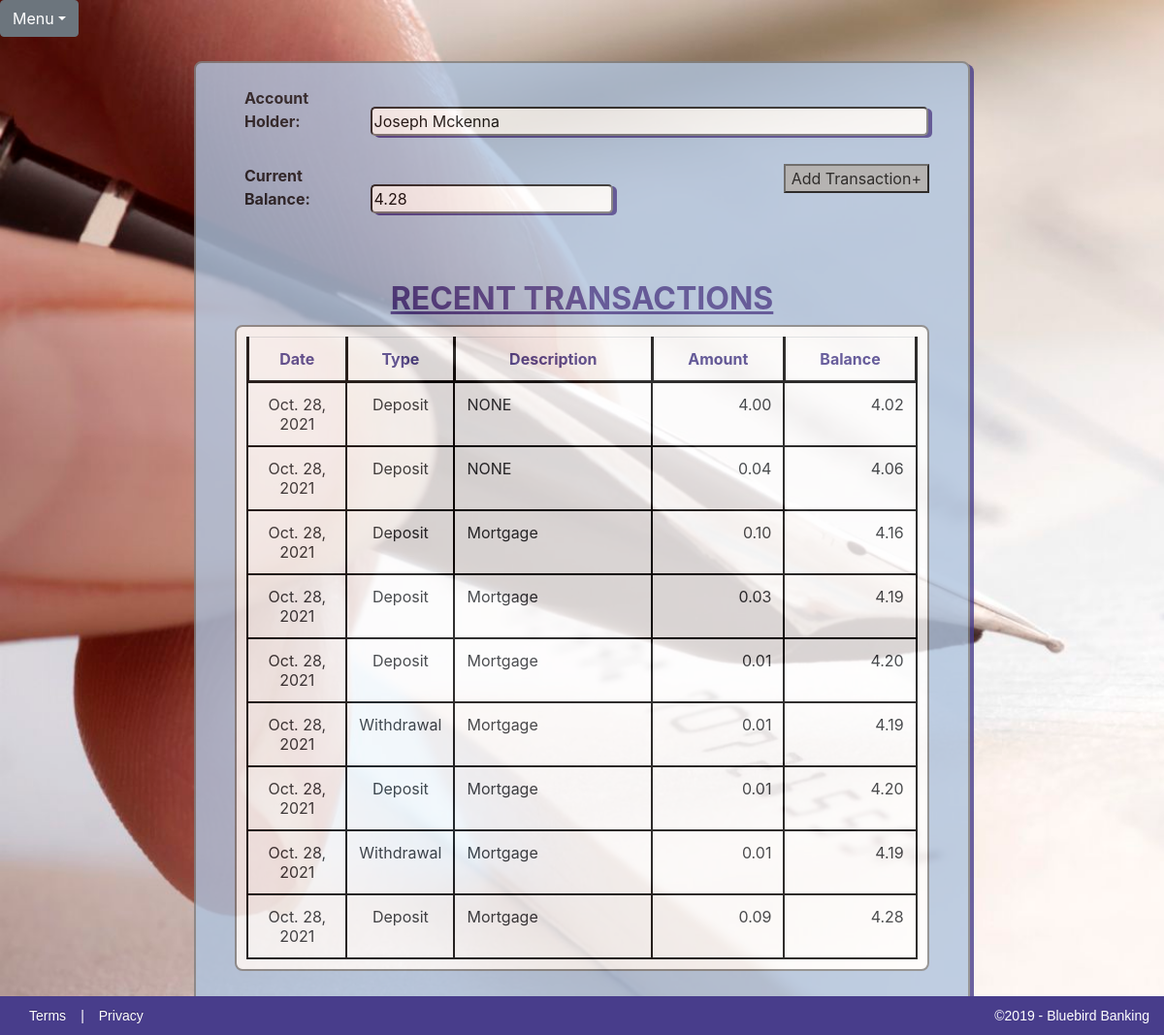
Page /1/balance/ on the committed database.
### Checkbook/models.py (models this page shows)
class Account(models.Model):
    first_name = models.CharField(max_length=50)
    last_name = models.CharField(max_length=50)
    initial_deposit = models.DecimalField(max_digits=15, decimal_places=2)
    Accounts = models.Manager()
    def __str__(self):
        return self.first_name + ' ' + self.last_name

class Transaction(models.Model):
    date = models.DateField()
    type = models.CharField(max_length=10, choices=TransactionTypes)
    amount = models.DecimalField(max_digits=15, decimal_places=2)
    description = models.CharField(max_length=100)
    account = models.ForeignKey(Account, on_delete=models.CASCADE)
    Transactions = models.Manager()

### Checkbook/views.py (the view)
# urls.py: path('<int:pk>/balance/', views.balance, name='balance'),
def balance(request, pk):
    account = get_object_or_404(Account, pk = pk)
    transactions = Transaction.Transactions.filter(account = pk)
    current_total = account.initial_deposit
    table_contents = { }
    for t in transactions:
        if t.type == 'Deposit':
            current_total += t.amount
            table_contents.update({t: current_total})
        else:
            current_total -= t.amount
            table_contents.update({t : current_total})
    content = {'account':account, 'table_contents': table_contents, 'balance' : current_total}
    return render(request, 'checkbook/BalanceSheet.html', content)

### Checkbook/Templates/checkbook/BalanceSheet.html (shortened to what this page needs)
{% extends 'checkbook_base.html' %}
{% block content %}
			<div id="all-transactions-form">
				<form>
					<br>
					<label>Account Holder:</label>
					<input id="accountholder" type="text" name="accountHolder" value="{{account}}" readonly>
					<br><br>
					<label>Current Balance:</label>
					<input id="balance" type="text" name="currentBalance" value="{{balance}}" readonly>
					<button type="button"><a href="{% url 'transaction' %}">Add Transaction+</a></button>
				</form>
				<br><br>
			</div>
			<h2>RECENT TRANSACTIONS</h2>
			<table class="table table-responsive" id ="transactions-table">
				<tr id="headerRow">
					<th>Date</th>
					<th>Type</th>
					<th>Description</th>
					<th>Amount</th>
					<th>Balance</th>
				</tr>
				{% for key, total in table_contents.items %}
				<tr>
					<td class="center">{{ key.date }}</td>
					<td class="center">{{ key.type}}</td>
					<td class="left">{{ key.description}}</td>
					<td class="right">{{ key.amount }}</td>
					<td class="right">{{ total }}</td>
				</tr>
				{% endfor %}
			</table>
			{% endblock %}

### Checkbook/Templates/checkbook_base.html (shortened to what this page needs)
{% load static %}
<html lang="en">
	<head>
		<link rel="stylesheet" href="{% static '/CSS/CheckbookApp.css' %}">
		<link rel="stylesheet" href="https://stackpath.bootstrapcdn.com/bootstrap/4.3.1/css/bootstrap.min.css">
		<link rel="stylesheet" href="https://maxcdn.bootstrapcdn.com/font-awesome/4.7.0/css/font-awesome.min.css">
	</head>
	<header>
		<div class="JavaScriptDropdown">
			<div class="btn-group">
				<button type="button" class="btn btn-secondary dropdown-toggle" data-toggle="dropdown">Menu</button>
			</div>
		</div>
	</header>
	<body id="body">
		<div class="checkbook-container">
			{% block content %}{% endblock %}
			<br><br>
		</div>
		<section id="block-footer">
			<p id="footer-right"><a href="#">Terms</a>|<a href="#">Privacy</a></p>
			<p id="footer-left">&copy;2019 - Bluebird Banking</p>
		</section>
	</body>
</html>

### Checkbook/Static/CSS/CheckbookApp.css (style rules this page uses)
html, body { height: cover; width: cover; }
body { font-family: Lucida Sans Unicode; text-align: center; background-image: url('../../static/images/CheckCalligraphyPen.jpg'); -webkit-background-size: cover; -moz-background-size: cover; -o-background-size: cover; background-size: cover; overflow: scroll; background-repeat: no-repeat; }
label { width: 125px; margin-left: 50px; font-weight: bold; opacity: initial; }
input, select { width: 500px; border-radius: 5px; box-shadow: 4px 2px darkslateblue; }
th { border: 3px solid black; }
tr td { height: 25px; border: 2px solid black; word-wrap: normal; vertical-align: top; width: auto; }
#headerRow { color: darkslateblue; text-align: center; }
.center { text-align: center; width: 15%; }
.left { padding-left: 10px; width: 30%; word-wrap: normal; }
.right { padding-right: 5px; width: 20%; text-align: right; }
.JavaScriptDropdown { position: relative; margin-top: 0; }
.checkbook-container { opacity: 0.8; position: relative; width: 800px; height: auto; border-radius: 8px; border: 2px solid gray; box-shadow: 4px 3px darkslateblue; margin-left: auto; margin-right: auto; margin-top: 25px; background-color: lightsteelblue; }
.checkbook-container h2 { color: darkslateblue; font-size: 32px; font-weight: bold; text-align: center; text-decoration: underline; }
#all-transactions-form { position: relative; }
#all-transactions-form button { background-color: darkgray; position: relative; right: 40px; float: right; }
#accountholder { width: 575px; }
#balance { width: 250px; }
#transactions-table { background-color:white; width: 90%; height: auto; margin-right: auto; margin-left: auto; padding: 10px; border: 2px solid gray; border-collapse: collapse; border-radius: 8px; table-layout: auto; float: center; position: relative; }
.checkbook-container button, .new-account-button { background-color: darkgray; display: block; margin-left: auto; margin-right: auto; }
button a, button a:hover { text-decoration: none; text-align: center; color:black; }
#block-footer { clear: both; display: flex; width: 100%; -moz-box-sizing: border-box; margin: 0 auto; background-color: darkslateblue; position: fixed; bottom: 0; height: 40px; }
#block-footer a, #block-footer p { flex: 1; color: white; padding: 15px 15px; font-size: 14px; line-height: 10px; font-family:'PT Sans', Arial, Helvetica, sans-serif; }
#footer-left { width: 40%; text-align: right; }
#block-footer { float:left; clear:both; width:100%; }
#block-footer a { color: white; text-shadow: 0 -1px 0 rgba(0, 0, 0, 0.25); text-decoration: none; outline: medium none; }

### rows in the picture
Account: accountHolder "Joseph Mckenna"
Transaction: date "Oct. 28, 2021", type "Deposit", description "NONE", amount "4.00", total "4.02"
Transaction: date "Oct. 28, 2021", type "Deposit", description "NONE", amount "0.04", total "4.06"
Transaction: date "Oct. 28, 2021", type "Deposit", description "Mortgage", amount "0.10", total "4.16"
Transaction: date "Oct. 28, 2021", type "Deposit", description "Mortgage", amount "0.03", total "4.19"
Transaction: date "Oct. 28, 2021", type "Deposit", description "Mortgage", amount "0.01", total "4.20"
Transaction: date "Oct. 28, 2021", type "Withdrawal", description "Mortgage", amount "0.01", total "4.19"
Transaction: date "Oct. 28, 2021", type "Deposit", description "Mortgage", amount "0.01", total "4.20"
Transaction: date "Oct. 28, 2021", type "Withdrawal", description "Mortgage", amount "0.01", total "4.19"
Transaction: date "Oct. 28, 2021", type "Deposit", description "Mortgage", amount "0.09", total "4.28"
